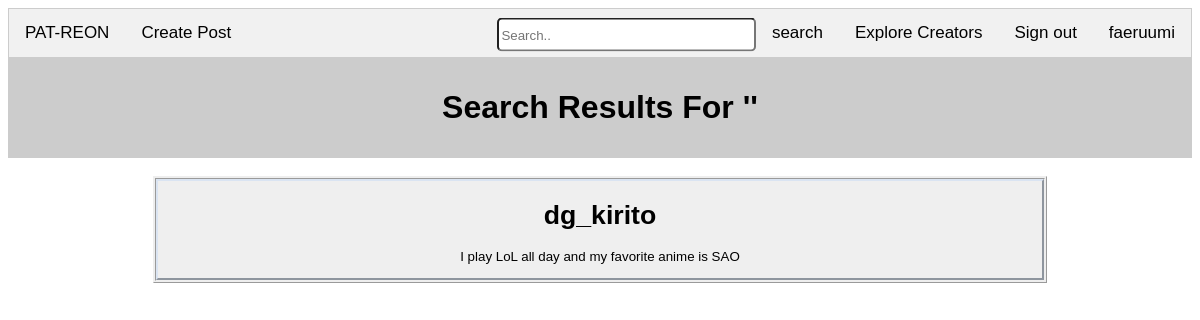
Screenshot of /page/search.php (signed in) with the database file from the repository.
### tables this page shows
CREATE TABLE `users` (
  `userid` int(11) NOT NULL AUTO_INCREMENT,
  `categoryid` int(11) NOT NULL,
  `username` varchar(45) NOT NULL,
  `email` varchar(45) NOT NULL,
  `password` varchar(45) NOT NULL,
  `description` varchar(100) NOT NULL,
  PRIMARY KEY (`userid`),
  KEY `categoryid` (`categoryid`),
  CONSTRAINT `users_ibfk_1` FOREIGN KEY (`categoryid`) REFERENCES `categories` (`categoryid`)
);

### page/search.php (the view, shortened to what this page needs)
<?php
  include '../php/dbh.php';
  $userLoggedIn = 0;
  $uName = "";
  if(isset($_SESSION['uID'])){
    $userLoggedIn = $_SESSION['uID'];
    $uName = $_SESSION['uName'];
  }
  $patSearch = $_POST['patSearch'];
?>
<!DOCTYPE html>
<html>
    <head>
    </head>
    <body>
    <div class="tab" >
      <a href="index.php"><button class="tablinks" onclick="" style="float: left;">PAT-REON</button></a>
  <?php
      if($userLoggedIn != 0){
          echo "<a href=\"post.php\"><button class=\"tablinks\" onclick=\"\" style=\"float: left;\">Create Post</button></a>";
          echo "<button class=\"tablinks\" onclick=\"location.href='profile.php?un=".htmlspecialchars($uName)."';\">".htmlspecialchars($uName)."</button>";
          echo "<a href=\"../php/signOut.php\"><button class=\"tablinks\" onclick=\"\">Sign out</button></a>";
      }else{
          echo "<a href=\"login.html\"><button class=\"tablinks\" onclick=\"\">log In</button></a>";
          echo "<a href=\"signup.php\"><button class=\"tablinks\" onclick=\"\">Sign Up</button></a>";
      }
  ?>
      <a href="categories.php"><button class="tablinks" onclick="">Explore Creators</button></a>
      <div style="float: right; box-sizing: border-box;">
       <form action="search.php" method="post">
     <input type="text" placeholder="Search.." name="patSearch">
     <button type="submit">search</button>
   </form>
      </div>
    </div>
    <div id="categoryhead">
     <p><?php echo "<h1>Search Results For '".htmlspecialchars($patSearch)."'</h1>"?>
    </div>
    <br>
    <?php
      $likePS = '%'.$patSearch.'%';
      $sql = $conn->prepare("select * from users, categories where users.userid > 1 and users.categoryid = categories.categoryid and (users.username like ? or users.description like ?)");
      $sql->bind_param('ss',$likePS,$likePS);
      $sql->execute();
      $res = $sql->get_result();
      $row = $res->fetch_assoc();
      if($row['username'] == null){
        echo "<h1 align=\"center\">No Results Found</h1>";
      }else{
        echo
        "<div id=\"creators\">
          <button onclick=\"location.href='profile.php?un=".htmlspecialchars($row['username'])."';\" style=\"width:100%\"><p><h1>".htmlspecialchars($row['username'])."</h1></p>
          <p>".htmlspecialchars($row['description'])."</p></button></a>
        </div>";
      }
    ?>
</html>

### page/search.php (style rules this page uses)
body { font-family: Arial; }
.tab { overflow: hidden; border: 1px solid #ccc; background-color: #f1f1f1; }
.tab button { background-color: inherit; border: none; outline: none; cursor: pointer; padding: 14px 16px; transition: 0.3s; font-size: 17px; text-align:center; float: right; }
.tab input { background: #fff; border-radius: 5px; display: inline-block; height: 25px; margin: 0; padding: 2.5px; position: relative; transform: translateY(25%); width: 250px; }
#categoryhead { display: block; border:none; outline: none; text-align: center; background-color: #ccc; padding: 10px; }
#creators { display: block; border:ridge; outline: none; text-align: center; width: 75%; margin: auto; background-color: #dae4f2; }
#creators button { border-color: #dae4f2; }

### rows the page displays
users: username "dg_kirito", description "I play LoL all day and my favorite anime is SAO"

### other values shown
$uName "faeruumi"
